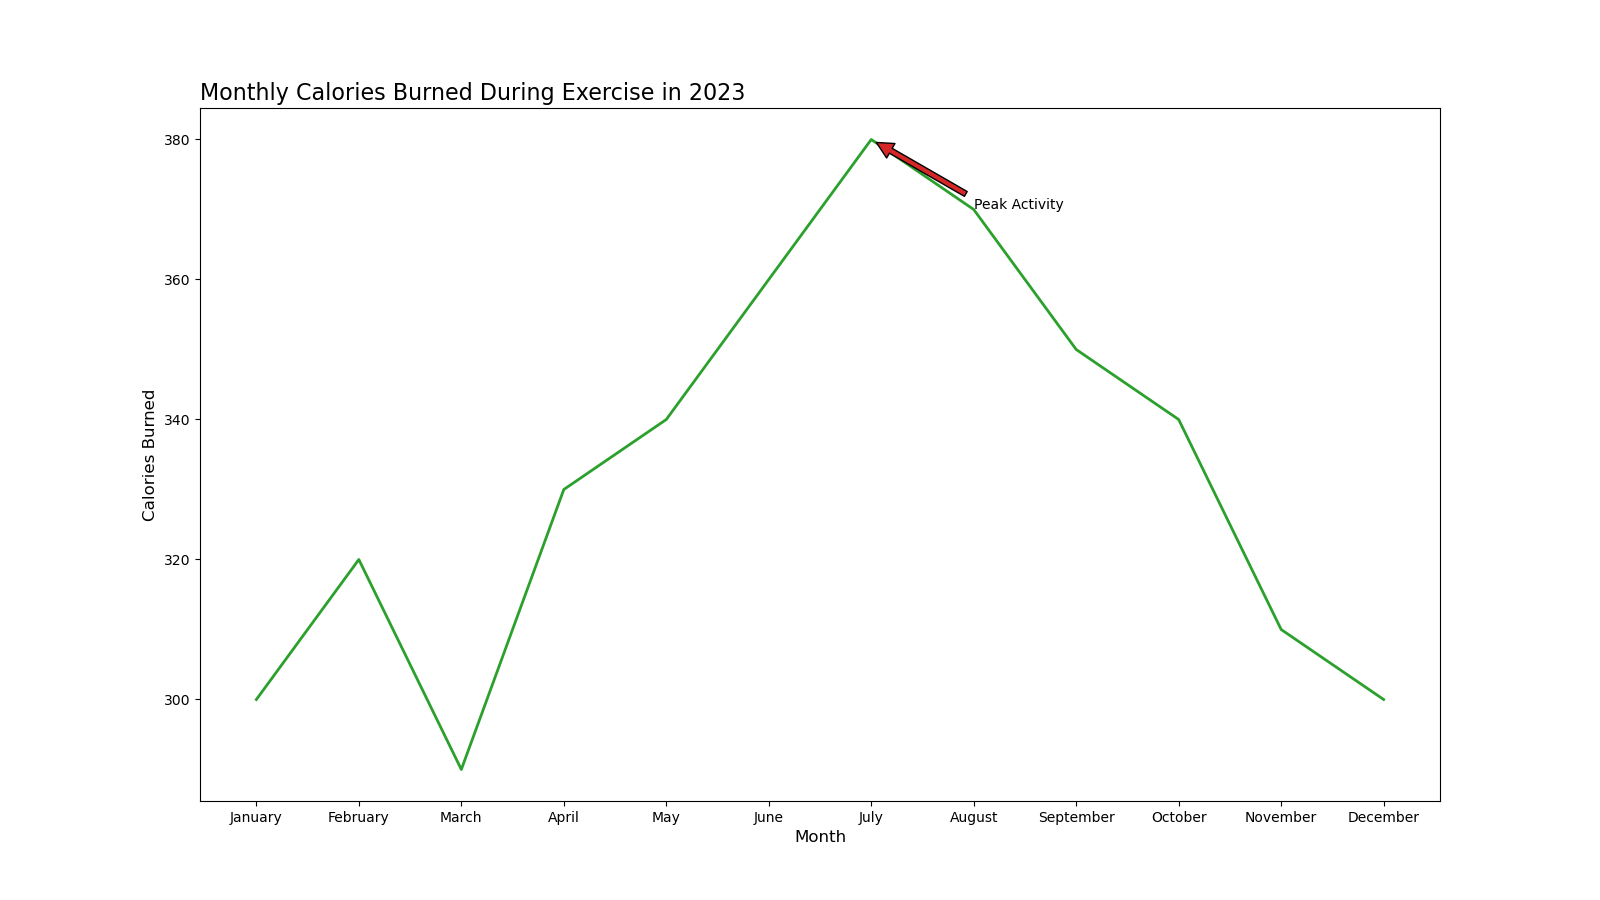

Here is the Python script that generated this plot:

import matplotlib.pyplot as plt

months = ['January', 'February', 'March', 'April', 'May', 'June', 
          'July', 'August', 'September', 'October', 'November', 'December']
calories_burned = [300, 320, 290, 330, 340, 360, 380, 370, 350, 340, 310, 300]

plt.figure(figsize=(16, 9))

plt.plot(months, calories_burned, color='#2ca02c', linewidth=2)

plt.annotate('Peak Activity', xy=('July', 380), xytext=('August', 370),
             arrowprops=dict(facecolor='#d62728', shrink=0.05))

plt.title('Monthly Calories Burned During Exercise in 2023', fontsize=16, loc='left')  
plt.xlabel('Month', fontsize=12)  
plt.ylabel('Calories Burned', fontsize=12)  

plt.show()
